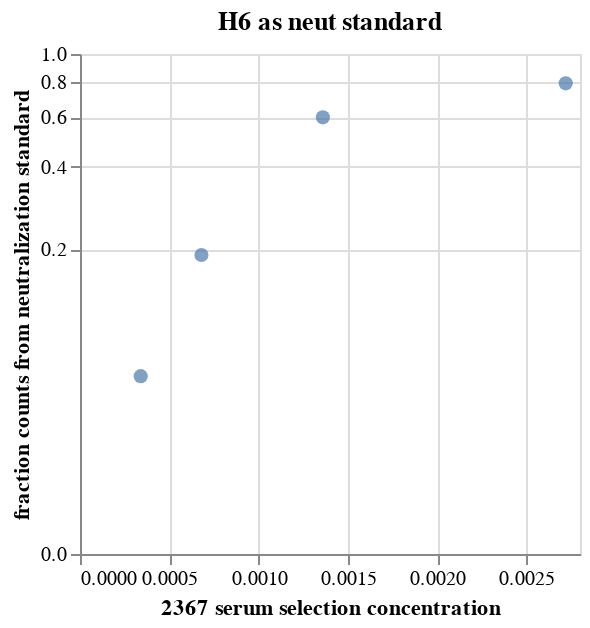

The code cell stored with this chart in its notebook:
### Code cell
frac_h6 = (
    alt.Chart(h6_2367, title='H6 as neut standard')
    .encode(
        x=alt.X("selection_concentration", 
                title="2367 serum selection concentration"
               ),
        y=alt.Y(
            "frac_counts",
            title="fraction counts from neutralization standard",
            scale=alt.Scale(type="symlog", constant=0.02, domainMax=1),
        ),
    )
    .mark_point(filled=True, size=50, opacity=0.7)
    .properties(width=250, height=250)
)

frac_h6

### Figure 1 — Vega-Lite specification as saved in the notebook (floating-point values rounded to 4 significant figures)
{"config": {"view": {"continuousWidth": 300, "continuousHeight": 300}}, "data": {"name": "data-6aa7c05783425a16f4388867304389f8"}, "mark": {"type": "point", "filled": true, "opacity": 0.7, "size": 50}, "encoding": {"x": {"field": "selection_concentration", "title": "2367 serum selection concentration", "type": "quantitative"}, "y": {"field": "frac_counts", "scale": {"constant": 0.02, "domainMax": 1, "type": "symlog"}, "title": "fraction counts from neutralization standard", "type": "quantitative"}}, "height": 250, "title": "H6 as neut standard", "width": 250, "$schema": "https://vega.github.io/schema/vega-lite/v5.6.1.json", "datasets": {"data-6aa7c05783425a16f4388867304389f8": [{"selection_concentration": 0.00034, "frac_counts": 0.061, "replicate": 1, "neut_std": "H6"}, {"selection_concentration": 0.00068, "frac_counts": 0.19, "replicate": 1, "neut_std": "H6"}, {"selection_concentration": 0.00136, "frac_counts": 0.6, "replicate": 1, "neut_std": "H6"}, {"selection_concentration": 0.00272, "frac_counts": 0.79, "replicate": 1, "neut_std": "H6"}]}}
